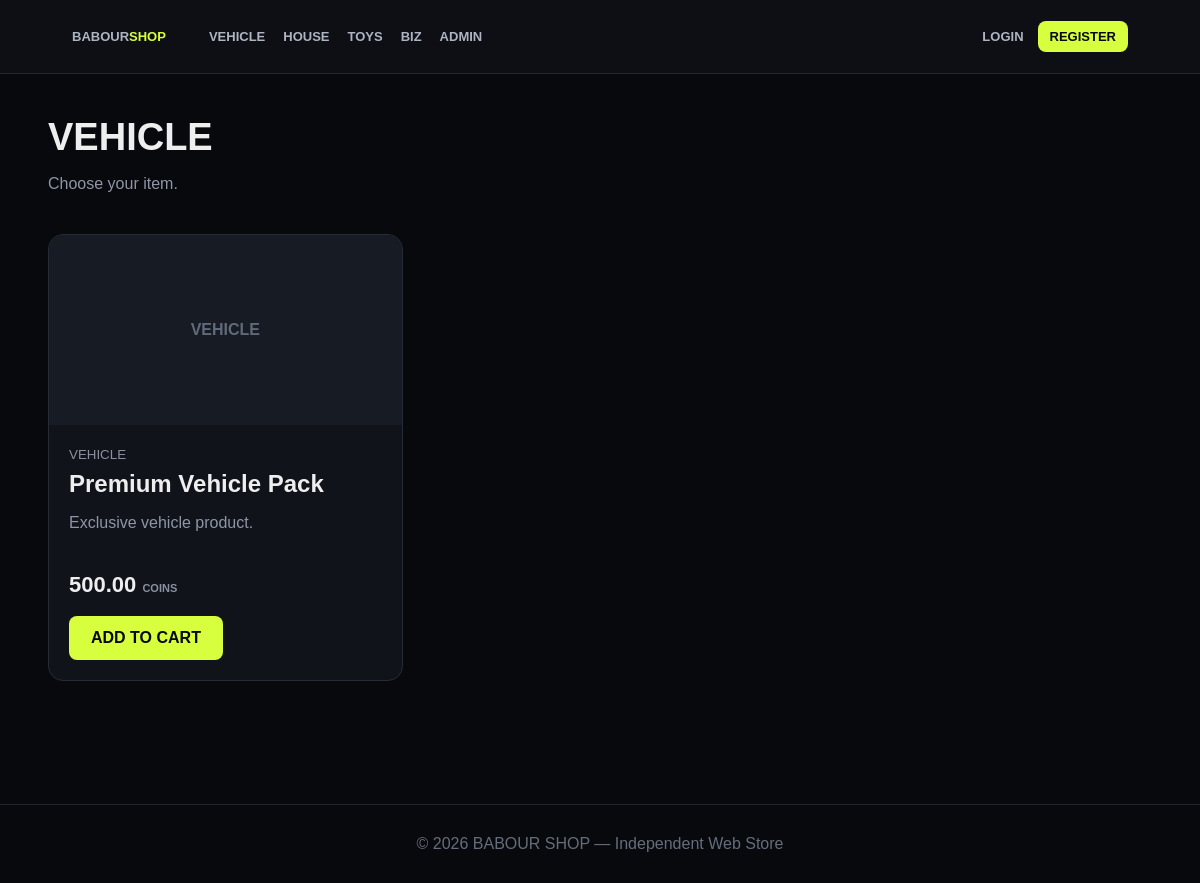
Page /shop.php?category=vehicle on the committed database.
### tables this page shows
CREATE TABLE products (
 id INT UNSIGNED AUTO_INCREMENT PRIMARY KEY,
 name VARCHAR(120) NOT NULL,
 category ENUM('vehicle','house','toy','biz','admin') NOT NULL,
 description TEXT,
 price DECIMAL(12,2) NOT NULL DEFAULT 0,
 image VARCHAR(500) DEFAULT '',
 active TINYINT(1) NOT NULL DEFAULT 1,
 created_at TIMESTAMP DEFAULT CURRENT_TIMESTAMP
);

### shop.php (the view, shortened to what this page needs)
<?php
require_once "config/database.php";
$category = $_GET['category'] ?? '';
$params = [];
$sql = "SELECT * FROM products WHERE active=1";
if ($category !== '') { $sql .= " AND category=?"; $params[] = $category; }
$sql .= " ORDER BY id DESC";
$stmt = $pdo->prepare($sql); $stmt->execute($params);
$products = $stmt->fetchAll();
include "includes/header.php";
?>
<div class="page-head"><h1><?= $category ? strtoupper(htmlspecialchars($category)) : 'ALL PRODUCTS' ?></h1><p>Choose your item.</p></div>
<div class="grid">
<?php foreach($products as $p): ?>
<article class="card">
  <div class="product-image">
    <?php if ($p['image']): ?><img src="<?= htmlspecialchars($p['image']) ?>" alt=""><?php else: ?><span><?= strtoupper($p['category']) ?></span><?php endif; ?>
  </div>
  <div class="card-body">
    <small><?= strtoupper(htmlspecialchars($p['category'])) ?></small>
    <h2><?= htmlspecialchars($p['name']) ?></h2>
    <p><?= htmlspecialchars($p['description']) ?></p>
    <div class="price"><?= number_format($p['price'],2) ?> <small>COINS</small></div>
    <a class="btn" href="cart.php?action=add&id=<?= (int)$p['id'] ?>">ADD TO CART</a>
  </div>
</article>
<?php endforeach; ?>
</div>
<?php include "includes/footer.php"; ?>

### assets/css/style.css (style rules this page uses)
* { box-sizing:border-box }
body { margin:0;background:#08090d;color:#eee;font-family:Arial,Helvetica,sans-serif }
.btn { display:inline-block;background:#d8ff3e;color:#070807!important;border:0;padding:13px 22px;border-radius:8px;font-weight:900;text-decoration:none;cursor:pointer }
.page-head { padding:42px 0 25px }
.page-head h1 { font-size:38px;margin:0 }
.page-head p { color:#8e96a6 }
.grid { display:grid;grid-template-columns:repeat(3,1fr);gap:20px }
.card { background:#10131a;border:1px solid #262b36;border-radius:15px;overflow:hidden }
.product-image { height:190px;background:#171b24;display:flex;align-items:center;justify-content:center;color:#626a7a;font-weight:900 }
.card-body { padding:20px }
.card-body small { color:#8991a1 }
.card-body h2 { margin:7px 0 }
.card-body p { color:#8e96a6;min-height:40px }
.price { font-size:22px;font-weight:900;margin:18px 0 }
.price small { font-size:11px }

### rows in the picture
products: category "VEHICLE", name "Premium Vehicle Pack", description "Exclusive vehicle product.", price "500.00"

### other values in the picture
$category "VEHICLE"
